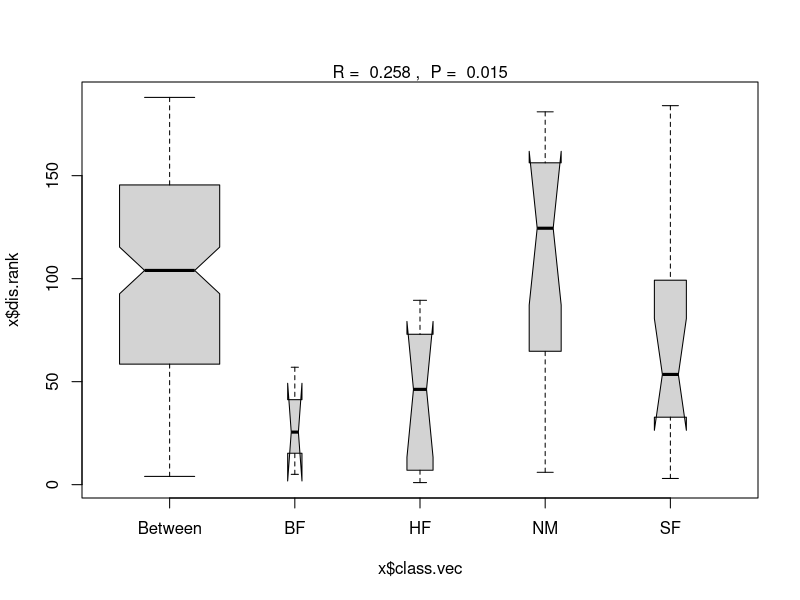
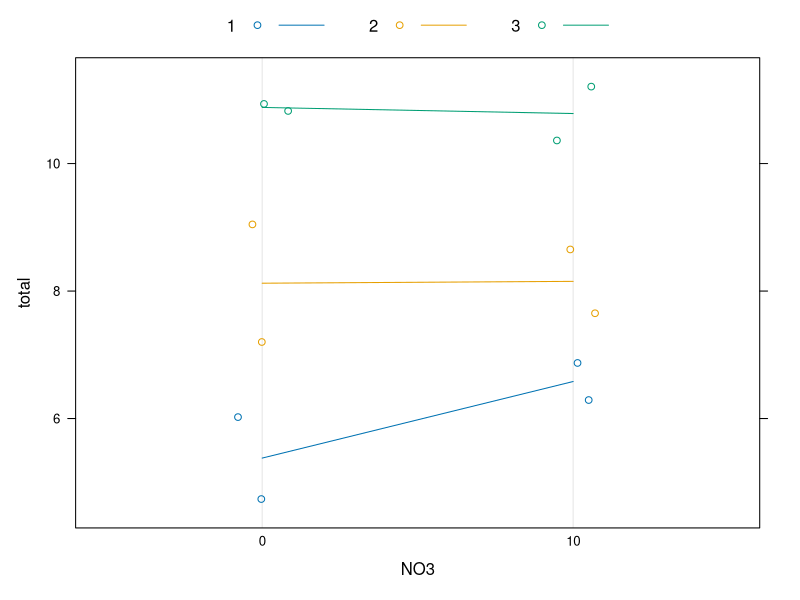
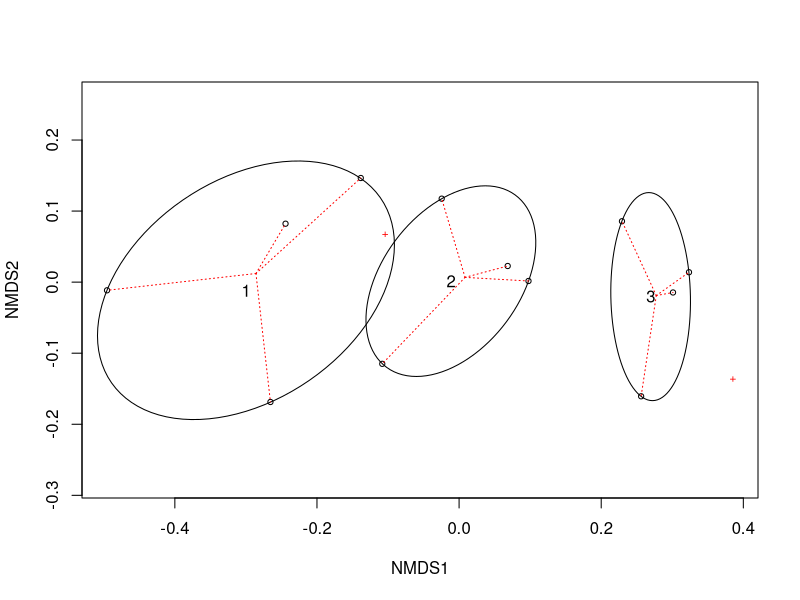

These charts were generated, in order, by the following R code:
## 与卜容燕交流

library(vegan)

data(dune)
data(dune.env)

## anosim example
dune.dist <- vegdist(dune)
dune.ano <- with(dune.env, anosim(dune.dist, Management))
summary(dune.ano)
plot(dune.ano)

## adonis2 examples
## default test by terms
adonis2(dune ~ Management*A1, data = dune.env)
## overall tests
adonis2(dune ~ Management*A1, data = dune.env, by = NULL)

### Example of use with strata, for nested (e.g., block) designs.
dat <- expand.grid(rep=gl(2,1), NO3=factor(c(0,10)),field=gl(3,1) )
dat
Agropyron <- with(dat, as.numeric(field) + as.numeric(NO3)+2) +rnorm(12)/2
Schizachyrium <- with(dat, as.numeric(field) - as.numeric(NO3)+2) +rnorm(12)/2
total <- Agropyron + Schizachyrium
dotplot(total ~ NO3, dat, jitter.x=TRUE, groups=field,
        type=c('p','a'), xlab="NO3", auto.key=list(columns=3, lines=TRUE) )

Y <- data.frame(Agropyron, Schizachyrium)
mod <- metaMDS(Y, trace = FALSE)
plot(mod)
### Ellipsoid hulls show treatment
with(dat, ordiellipse(mod, field, kind = "ehull", label = TRUE))
### Spider shows fields
with(dat, ordispider(mod, field, lty=3, col="red"))

### Incorrect (no strata)
perm <- how(nperm = 199)
adonis2 (Y ~ NO3, data = dat, permutations = perm)

## Correct with strata
setBlocks(perm) <- with(dat, field)
adonis2(Y ~ NO3, data = dat, permutations = perm)


## 
adonis(dune~Management*A1,data = dune.env)
adonis(dune~A1*Management,data = dune.env)
adonis(dune~A1*Management,data = dune.env,by=NULL)
adonis(dune~Management*A1,data = dune.env,by=NULL)

adonis2(dune~Management*A1,data = dune.env)
adonis2(dune~A1*Management,data = dune.env)
adonis2(dune~Management*A1,data = dune.env,by="margin")
adonis2(dune~A1*Management,data = dune.env,by="margin")
adonis2(dune~A1*Management,data = dune.env,by=NULL)
adonis2(dune~Management*A1,data = dune.env,by=NULL)
